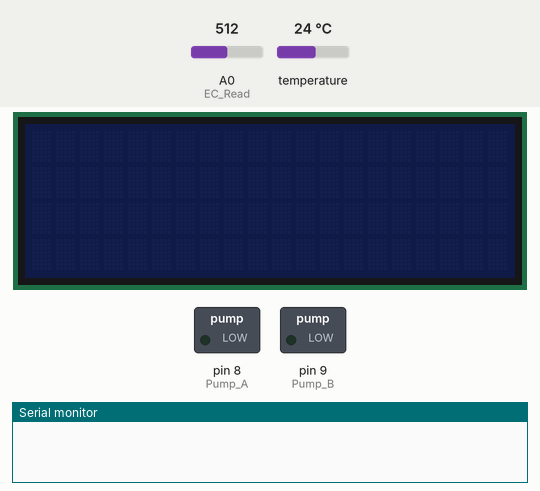
This sketch was run on a simulated Arduino Uno, built with avr-gcc and run on an emulated ATmega328P. Parts: 20×4 character LCD, switched loads named in the sketch (green lamp = pin HIGH), the last lines printed to the serial monitor. The inputs (shaded band) are chosen by the test bench; at power-on: A0 (EC_Read) = 512, temperature 24 °C. Pins used as bus, display or sensor lines are not drawn.

Above: at 0.1 s.
At 2.2 s:
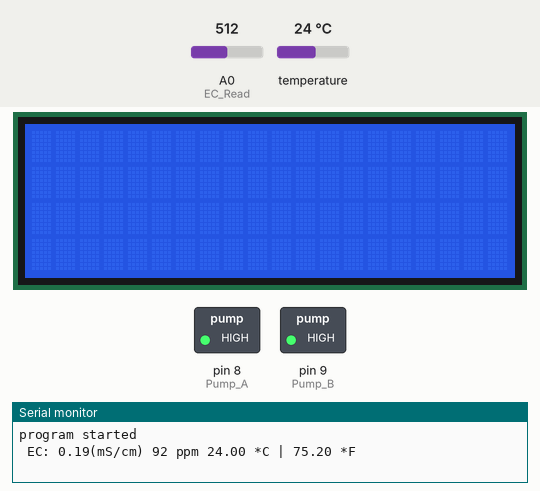
2.3 s: A0 (EC_Read) set to 0
At 8.3 s:
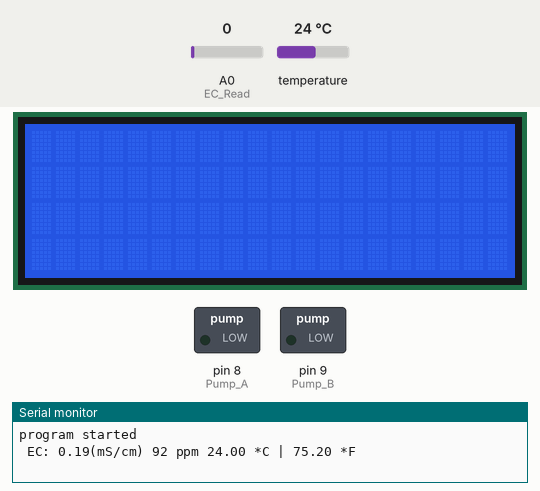
Timing chart, 0 to 15.9 s (numbered marks = the images above; inputs shaded):
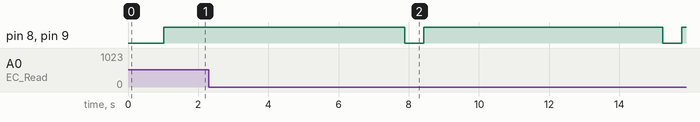

Measured:
- by itself, pin 8 (Pump_A), pin 9 (Pump_B): alternates HIGH for 6.8 s and LOW for 0.54 s

The sketch:

Arduino.ino
```cpp
#include <OneWire.h>
#include <DallasTemperature.h>
#include <LiquidCrystal_I2C.h>
#include<SoftwareSerial.h>
#include<ArduinoJson.h>

#define ONE_WIRE_BUS A3

///////////////
///////////////
SoftwareSerial nodemcu(5,6); /////Rx,Tx/////////////
//////////////
//////////////

// Setup a oneWire instance to communicate with any OneWire devices
OneWire oneWire(ONE_WIRE_BUS);

LiquidCrystal_I2C lcd(0x27, 20, 4); //The LCD address and size. You can change according you yours

// Pass our oneWire reference to Dallas Temperature sensor
DallasTemperature sensors(&oneWire);

int R1= 1000; // Value of resistor for EC probe
int EC_Read = A0;
int ECPower = A1;
float Temp_C; // Do not change
float Temp_F; // Do not change
float Temp1_Value = 0;
float Temp_Coef = 0.019; // You can leave as it is
/////////////////This part needs your attention during calibration only///////////////
float Calibration_PPM =287 ; //Change to PPM reading measured with a separate meter
float K=5.50; //You must change this constant once for your probe(see video)
float PPM_Con=0.5; //You must change this only if your meter uses a different factor
/////////////////////////////////////////////////////////////////////////////////////
float CalibrationEC= (Calibration_PPM*2)/1000;
//////////////////
      ///////
float Temperature;
      ///////
//////////////////
float EC;
//////////////////
   ////////////
float EC_at_25;
  /////////////
    //////////
int ppm;
  /////////////////
float A_to_D= 0;
float Vin= 5;
float Vdrop= 0;
float R_Water;
float Value=0;
///////////////////////////////////////////////////////////////////////////////


/////PUMP DECLARATION EC///////
const byte Pump_A=8;
const byte Pump_B=9;
///////////////////////////////

int Set_ppm = 100; // change to your desired ppm

/////////////////////////////////////////////MAIN FROM HERE///////////////////////////////////
void setup()
{

Serial.begin(9600);

////////////////////////////////////////
nodemcu.begin(9600);
delay(1000);
Serial.println("program started");
////////////////////////////////////////


  // Start up the library
sensors.begin();//temp sensor
pinMode(EC_Read,INPUT);
pinMode(ECPower,OUTPUT);
///////////////////////////////////////////////////////////////////////////////
pinMode(Pump_A,OUTPUT);
pinMode(Pump_B,OUTPUT);

/*    EC       */
////////////////PUMP A//////////////////
  pinMode(Pump_A,OUTPUT);                       //////////8 PIN/////////////
  digitalWrite(Pump_A,HIGH);
////////////////PUMP 2/////////////////
  pinMode(Pump_B,OUTPUT);                       //////////9 PIN////////////
  digitalWrite(Pump_B,HIGH);
  //////////////////////////////////////


/////////////////////////////////////////////////////////////
//Calibrate (); // After calibration put two forward slashes before this line of code
//////////////////////////////////////////////////////////////////////////////////////////

  lcd.init();
  // Print a message to the LCD.
  lcd.backlight();
//  lcd.setCursor( 5, 0);
//  lcd.print("....STARTING....");

  lcd.clear();
}


//////////////////////////////LOOP START FROM HERE/////////////////////////////////////////////////


void loop()
{

digitalWrite(Pump_A,HIGH);
digitalWrite(Pump_B,HIGH);
// Call sensors.requestTemperatures() to issue a global temperature and Requests to all devices on the bus
sensors.requestTemperatures();
////////////////////////////////////////////////////////
GetEC(); //Calls GetEC()
delay(6000); //Do not make this less than 6 sec (6000)
if(ppm<=Set_ppm)
{
Pump_EC();
}
//////////////serial commmunication//////////////////////////////////
StaticJsonDocument<1000> doc;


//Assign collected data to JSON object
doc["temperature"]=Temperature;
doc["EC"]=EC_at_25;
doc["TDS"]=ppm;


//send data to nodemcu
serializeJson(doc,nodemcu);
delay(500);
//


}
//////////////////////////////////////LOOP END FROM HERE//////////////////////////////////////////////


void GetEC()
{
Temp_C = sensors.getTempCByIndex(0); // Celsius
Temp_F = sensors.getTempFByIndex(0); // Celsius to Fahrenheit
Temp1_Value = Temp_C;
Temperature = Temp_C;
digitalWrite(ECPower,HIGH);
A_to_D= analogRead(EC_Read);
A_to_D= analogRead(EC_Read);
digitalWrite(ECPower,LOW);
Vdrop= (Vin*A_to_D) / 1024.0;
R_Water = (Vdrop*R1) / (Vin-Vdrop);
EC = 1000/ (R_Water*K);
EC_at_25 = EC / (1+ Temp_Coef*(Temperature-25.0));
ppm=(EC_at_25)*(PPM_Con*1000);
Serial.print(" EC: ");
Serial.print(EC_at_25);
Serial.print("(mS/cm) ");
Serial.print(ppm);
Serial.print(" ppm ");
Serial.print(sensors.getTempCByIndex(0));
Serial.print(" *C | ");
Serial.print(sensors.getTempFByIndex(0));
Serial.println(" *F ");

//  ////PRINT STATEMENTS OF EC////
// lcd.setCursor(0, 0);
//  lcd.print("T:");
// lcd.print(sensors.getTempCByIndex(0));
// lcd.print("*C|");
// lcd.print(sensors.getTempFByIndex(0));
// lcd.println("*F");
// ////////////////////
// lcd.setCursor(0, 1);
// lcd.print("EC:");
// lcd.print(EC_at_25);
// lcd.print("|");
// lcd.print("TDS:");
// lcd.print(ppm);
// lcd.print(" ppm ");
}


///////////////////CALIBRATION//////////////////////////////////


void Calibrate ()
{
Serial.println("Calibration routine started");
float Temperature_end=0;
float Temperature_begin=0;
Temp_C = sensors.getTempCByIndex(0);
Temp_F = sensors.getTempFByIndex(0); // Celsius to Fahrenheit
Temp1_Value = Temp_C;
Temperature_begin=Temp_C;
Value = 0;
int i=1;
while(i<=10){
digitalWrite(ECPower,HIGH);
A_to_D= analogRead(EC_Read);
A_to_D= analogRead(EC_Read);
digitalWrite(ECPower,LOW);
Value=Value+A_to_D;
i++;
delay(6000);
};
A_to_D=(Value/10);
Temp_C = sensors.getTempCByIndex(0); // Kelvin to Celsius
Temp_F = sensors.getTempFByIndex(0); // Celsius to Fahrenheit
Temp1_Value = Temp_C;
Temperature_end=Temp_C;
EC =CalibrationEC*(1+(Temp_Coef*(Temperature_end-25.0)));
Vdrop= (((Vin)*(A_to_D))/1024.0);
R_Water=(Vdrop*R1)/(Vin-Vdrop);
float K_cal= 1000/(R_Water*EC);
Serial.print("Replace K in line 23 of code with K = ");
Serial.println(K_cal);
Serial.print("Temperature difference start to end were = ");
Temp_C=Temperature_end-Temperature_begin;
Serial.print(Temp_C);
Serial.println("*C");
Serial.println("Temperature difference start to end must be smaller than 0.15*C");
Serial.println("");
}
///////////////////////////////CALIBRATION//////////////////////////////////


void Pump_EC()
{

int Change_per_dose = 100; // determine this experimentally (see video for clarity)
//int Pump_on_time = 5; // set pump dose time in seconds
//int Wait_time = 4; // set time to wait between dosing
//if (ppm <=(Set_ppm-Change_per_dose))
//{
digitalWrite(Pump_A,HIGH);
digitalWrite(Pump_B,HIGH);
//delay(Pump_on_time*1000);
digitalWrite(Pump_A,LOW);
digitalWrite(Pump_B,LOW);
//delay(Wait_time*1000);
//}
}
```
